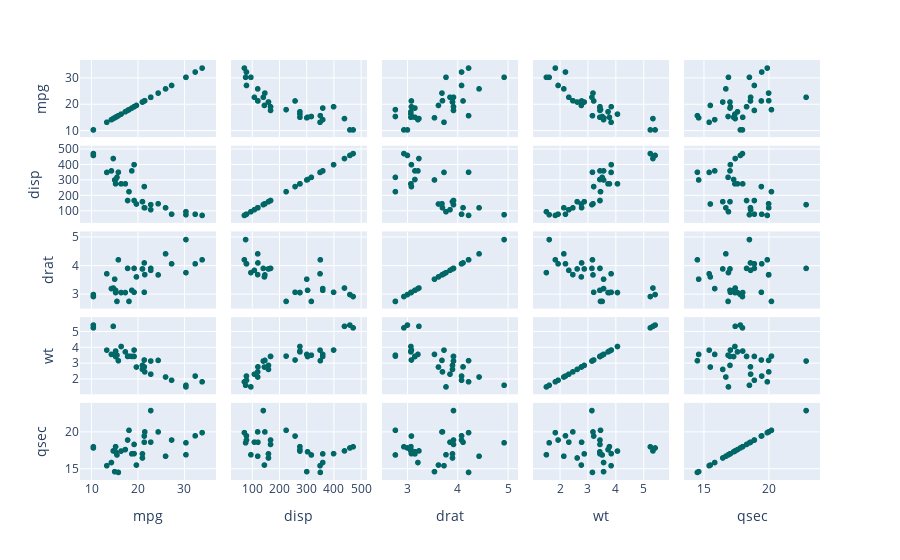

The cell this chart's notebook holds for it:
### Markdown cell above
### <font color=#0000FF>Exploratory Data Analysis, EDA</font>
- using plotly

### Code cell
# 
flot_col = []
for i in mtcars.columns:
    if(mtcars[i].dtype == "float64"):
        flot_col.append(i)
        
fig = px.scatter_matrix(mtcars, dimensions=list(flot_col))
fig.update_traces(marker=dict(color='#006666')) #change scatter color
fig.show()

### Figure 1 — Plotly figure (JSON) as saved in the notebook; plotly's stock layout.template omitted (floating-point values rounded to 4 significant figures)
{"data": [{"dimensions": [{"axis": {"matches": true}, "label": "mpg", "values": [21, 21, 22.8, 21.4, 18.7, 18.1, 14.3, 24.4, 22.8, 19.2, 17.8, 16.4, 17.3, 15.2, 10.4, 10.4, 14.7, 32.4, 30.4, 33.9, 21.5, 15.5, 15.2, 13.3, 19.2, 27.3, 26, 30.4, 15.8, 19.7, 15, 21.4]}, {"axis": {"matches": true}, "label": "disp", "values": [160, 160, 108, 258, 360, 225, 360, 146.7, 140.8, 167.6, 167.6, 275.8, 275.8, 275.8, 472, 460, 440, 78.7, 75.7, 71.1, 120.1, 318, 304, 350, 400, 79, 120.3, 95.1, 351, 145, 301, 121]}, {"axis": {"matches": true}, "label": "drat", "values": [3.9, 3.9, 3.85, 3.08, 3.15, 2.76, 3.21, 3.69, 3.92, 3.92, 3.92, 3.07, 3.07, 3.07, 2.93, 3, 3.23, 4.08, 4.93, 4.22, 3.7, 2.76, 3.15, 3.73, 3.08, 4.08, 4.43, 3.77, 4.22, 3.62, 3.54, 4.11]}, {"axis": {"matches": true}, "label": "wt", "values": [2.62, 2.875, 2.32, 3.215, 3.44, 3.46, 3.57, 3.19, 3.15, 3.44, 3.44, 4.07, 3.73, 3.78, 5.25, 5.424, 5.345, 2.2, 1.615, 1.835, 2.465, 3.52, 3.435, 3.84, 3.845, 1.935, 2.14, 1.513, 3.17, 2.77, 3.57, 2.78]}, {"axis": {"matches": true}, "label": "qsec", "values": [16.46, 17.02, 18.61, 19.44, 17.02, 20.22, 15.84, 20, 22.9, 18.3, 18.9, 17.4, 17.6, 18, 17.98, 17.82, 17.42, 19.47, 18.52, 19.9, 20.01, 16.87, 17.3, 15.41, 17.05, 18.9, 16.7, 16.9, 14.5, 15.5, 14.6, 18.6]}], "hovertemplate": "%{xaxis.title.text}=%{x}<br>%{yaxis.title.text}=%{y}<extra></extra>", "legendgroup": "", "marker": {"color": "#006666", "symbol": "circle"}, "name": "", "showlegend": false, "type": "splom"}], "layout": {"autosize": true, "dragmode": "select", "legend": {"tracegroupgap": 0}, "margin": {"t": 60}, "xaxis": {"autorange": true, "range": [5.702, 38.6], "type": "linear"}, "xaxis2": {"autorange": true, "range": [-9.037, 552.1], "type": "linear"}, "xaxis3": {"autorange": true, "range": [2.326, 5.364], "type": "linear"}, "xaxis4": {"autorange": true, "range": [0.7312, 6.206], "type": "linear"}, "xaxis5": {"autorange": true, "range": [12.82, 24.58], "type": "linear"}, "yaxis": {"autorange": true, "range": [5.702, 38.6], "type": "linear"}, "yaxis2": {"autorange": true, "range": [-9.037, 552.1], "type": "linear"}, "yaxis3": {"autorange": true, "range": [2.326, 5.364], "type": "linear"}, "yaxis4": {"autorange": true, "range": [0.7312, 6.206], "type": "linear"}, "yaxis5": {"autorange": true, "range": [12.82, 24.58], "type": "linear"}}}
